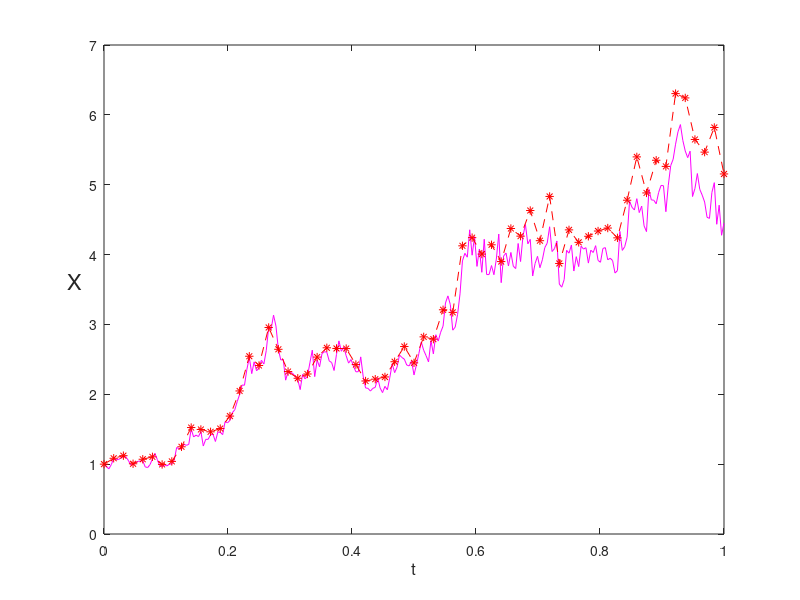

Source code (MATLAB):
%EM Euler-Maruyama method on linear SDE
%
% SDE is dX = lambda*X dt + mu*X dW,X(0) = Xzero,
%where lambda = 2, mu = 1 and Xzero = 1.
%
% Discretized Brownian path over [0,1] has dt = 2^(-8).
% Euler-Maruyama uses timestep R*dt.
randn("state",100)
lambda = 2; mu = 1; Xzero = 1;
T = 1; N = 2^8; dt = 1/N;
dW = sqrt(dt)*randn(1,N);
W = cumsum(dW);
% problem parameters
% Brownian increments
% discretized Brownian path
Xtrue = Xzero*exp((lambda-0.5*mu^2)*([dt:dt:T])+mu*W);
plot([0:dt:T],[Xzero,Xtrue],'m-'), hold on
R = 4; Dt = R*dt; L = N/R;
% L EM steps of size Dt = R*dt
Xem = zeros(1,L);
% preallocate for efficiency
Xtemp = Xzero;
for j = 1:L
Winc = sum(dW(R*(j-1)+1:R*j));
Xtemp = Xtemp + Dt*lambda*Xtemp + mu*Xtemp*Winc;
Xem(j) = Xtemp;
end
plot([0:Dt:T],[Xzero,Xem],'r--*'), hold off
xlabel('t','FontSize',12)
ylabel('X','FontSize',16,'Rotation',0,'HorizontalAlignment','right')
emerr = abs(Xem(end)-Xtrue(end))